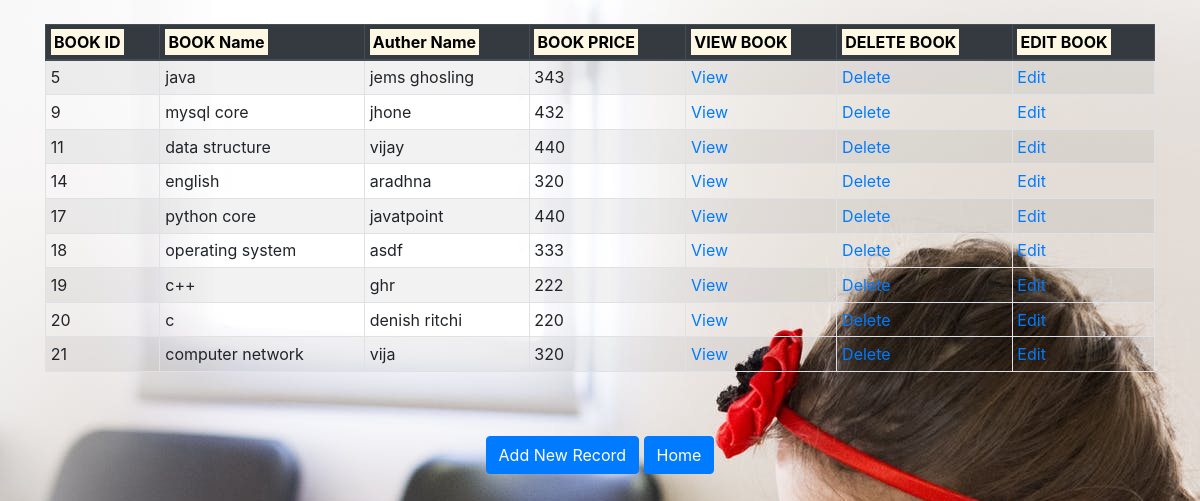
Screenshot of /crud/show/ with the database file from the repository.
### crudApplication/models.py (models this page shows, shortened)
class Book(models.Model):
    book_id = models.AutoField(primary_key=True)
    book_name = models.CharField(max_length=50)
    auther_name = models.CharField(max_length=30)
    price = models.IntegerField()

### crudApplication/views.py (the view)
def show_book(request):
    form =Book.objects.all()
    return render(request,'show_books.html',{'form':form})

### crudApplication/templates/show_books.html (shortened to what this page needs)
<!DOCTYPE html>
<html lang="en">
{% load static %}
<head>
    <link rel="stylesheet" href="{% static 'css/bootstrap.min.css' %}">
</head>
<body style="background-image:url({% static 'xyz2.jpg' %});">
<div class="container mt-4">
    <form action="" method="post">
        <table class="table table-striped table-bordered table-sm">
            <thead class="thead-dark">
            <tr>
                <th>
                    <mark>BOOK ID</mark>
                </th>
                <th>
                    <mark>BOOK Name</mark>
                </th>
                <th>
                    <mark>Auther Name</mark>
                </th>
                <th>
                    <mark>BOOK PRICE</mark>
                </th>
                <th>
                    <mark>VIEW BOOK</mark>
                </th>
                <th>
                    <mark>DELETE BOOK</mark>
                </th>
                <th>
                    <mark>EDIT BOOK</mark>
                </th>
            </tr>
            </thead>
            <tbody>
            {% for field in form %}
            <tr>
                <td>{{field.book_id}}</td>
                <td>{{field.book_name}}</td>
                <td>{{field.auther_name}}</td>
                <td>{{field.price}}</td>
                <td><a href="/crud/profile/{{field.book_id}}">View</a></td>
                <td><a href="/crud/delete/{{field.book_id}}">Delete</a></td>
                <td><a href="/crud/edit/{{field.book_id}}">Edit</a></td>
            </tr>
            {% endfor %}
            </tbody>
        </table>
        <br>
        <br>
        <center><a href="{% url 'add' %}" class="btn btn-primary">Add New Record</a> <a href="{% url 'home' %}" class="btn btn-primary">Home</a></center>
    </form>
</div>
</body>
</html>

### rows the page displays
Book: book_id "5", book_name "java", auther_name "jems ghosling", price "343"
Book: book_id "9", book_name "mysql core", auther_name "jhone", price "432"
Book: book_id "11", book_name "data structure", auther_name "vijay", price "440"
Book: book_id "14", book_name "english", auther_name "aradhna", price "320"
Book: book_id "17", book_name "python core", auther_name "javatpoint", price "440"
Book: book_id "18", book_name "operating system", auther_name "asdf", price "333"
Book: book_id "19", book_name "c++", auther_name "ghr", price "222"
Book: book_id "20", book_name "c", auther_name "denish ritchi", price "220"
Book: book_id "21", book_name "computer network", auther_name "vija", price "320"
